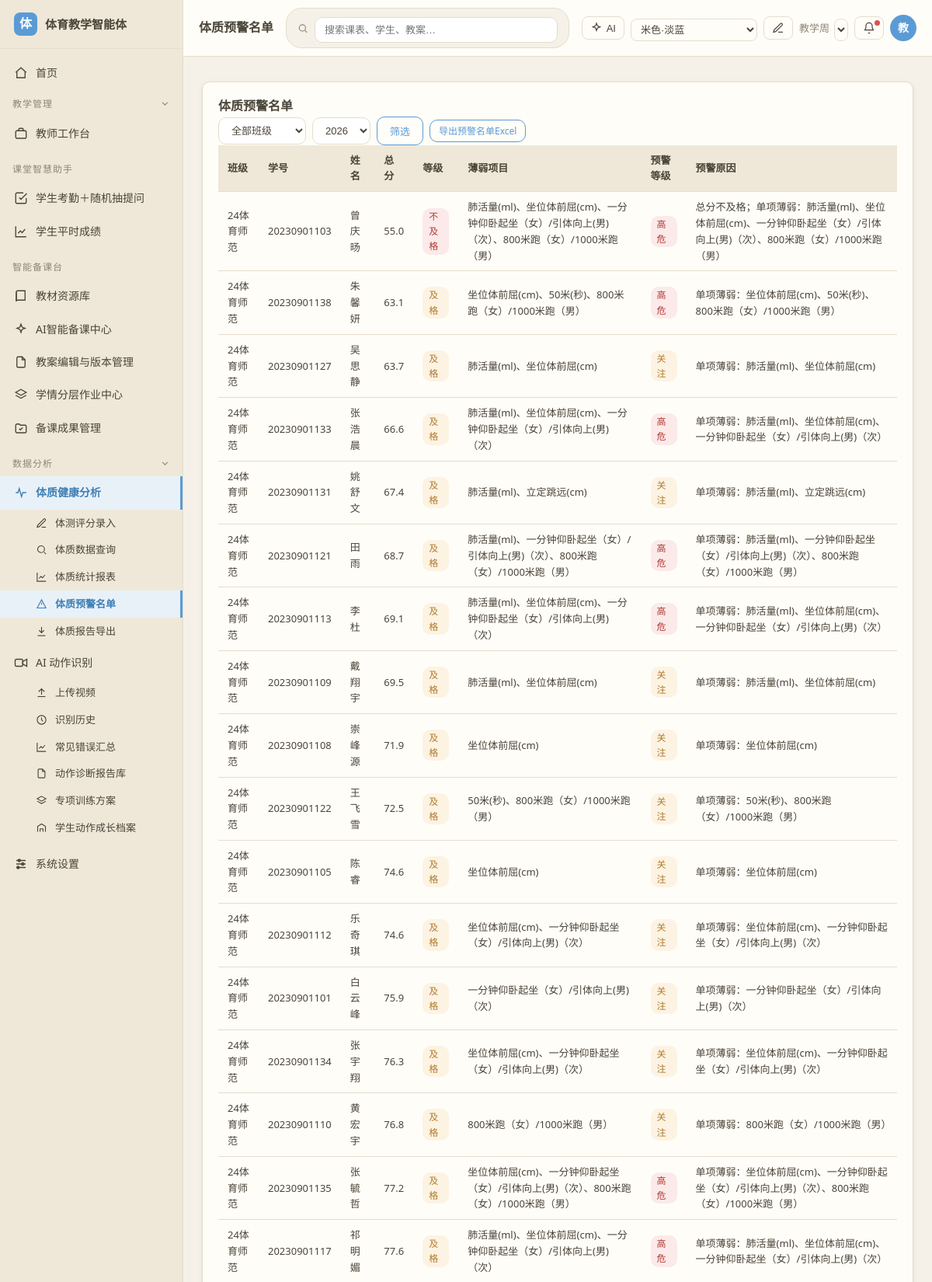
The app's page /fitness/warnings (signed in, upper part) with its own data.
### models.py (models this page shows)
class SchoolClass(db.Model):
    __tablename__ = 'classes'
    id = db.Column(db.Integer, primary_key=True)
    name = db.Column(db.String(120), nullable=False)
    grade = db.Column(db.String(40))
    note = db.Column(db.Text)
    created_at = db.Column(db.DateTime, default=datetime.utcnow)

class Student(db.Model):
    __tablename__ = 'students'
    id = db.Column(db.Integer, primary_key=True)
    student_no = db.Column(db.String(40))
    name = db.Column(db.String(80), nullable=False)
    gender = db.Column(db.String(10))  # 男 / 女
    class_id = db.Column(db.Integer, db.ForeignKey('classes.id'))
    note = db.Column(db.Text)
    created_at = db.Column(db.DateTime, default=datetime.utcnow)

class FitnessRecord(db.Model):
    __tablename__ = 'fitness_records'
    id = db.Column(db.Integer, primary_key=True)
    student_id = db.Column(db.Integer, db.ForeignKey('students.id'))
    year = db.Column(db.String(20))  # 学年
    semester = db.Column(db.String(20))  # 学期（第一学期/第二学期，空=全年）
    height_cm = db.Column(db.Float)
    weight_kg = db.Column(db.Float)
    bmi = db.Column(db.Float)
    vital_capacity = db.Column(db.Float)       # 肺活量 ml
    run_50m = db.Column(db.Float)              # 秒
    sit_and_reach = db.Column(db.Float)        # 坐位体前屈 cm
    standing_long_jump = db.Column(db.Float)   # 立定跳远 cm
    pull_up = db.Column(db.Integer)            # 引体向上（男）
    sit_up = db.Column(db.Integer)             # 仰卧起坐（女）
    run_1000m = db.Column(db.Float)            # 男
    run_800m = db.Column(db.Float)             # 女
    bmi_score = db.Column(db.Float)
    vital_score = db.Column(db.Float)
    run50_score = db.Column(db.Float)
    sitreach_score = db.Column(db.Float)
    jump_score = db.Column(db.Float)
    strength_score = db.Column(db.Float)
    endurance_score = db.Column(db.Float)
    extra_score = db.Column(db.Float)
    total_score = db.Column(db.Float)
    grade = db.Column(db.String(20))  # 优秀/良好/及格/不及格
    created_at = db.Column(db.DateTime, default=datetime.utcnow)

### routes/modules.py (the view)
@modules_bp.route('/fitness/warnings')
@login_required
def fitness_warnings():
    classes = _all_classes()
    cid = request.args.get('class_id', type=int)
    year = request.args.get('year', '').strip() or _default_year()
    warn = _build_warnings(cid, year)
    return render_template('fitness/warnings.html', active='fitness_warnings',
                           classes=classes, cid=cid, year=year, warn=warn,
                           year_options=_year_options())

### routes/modules.py (called while the page is built)
def _default_year():
    return str(datetime.date.today().year)

def _year_options():
    current = datetime.date.today().year
    return [str(y) for y in range(current, 1999, -1)]

def _all_classes():
    return SchoolClass.query.order_by(SchoolClass.id).all()

def _records_map(cid, year):
    q = FitnessRecord.query.filter(FitnessRecord.student_id.in_(
        db.session.query(Student.id).filter(Student.class_id == cid)))
    if year:
        q = q.filter(FitnessRecord.year == year)
    return {r.student_id: r for r in q.all()}

def _score_of(rec, item):
    key = SCORE_KEY_MAP.get(item)
    return getattr(rec, key, None) if key else None

### security.py (called while the page is built)
def login_required(f):
    @wraps(f)
    def wrapper(*args, **kwargs):
        if 'user_id' not in session:
            return redirect(url_for('auth.login', next=request.path))
        return f(*args, **kwargs)
    return wrapper

def current_user_id():
    return session.get('user_id')

### templates/fitness/warnings.html (shortened to what this page needs)
{% extends 'base.html' %}
{% block page_title %}体质预警名单{% endblock %}
{% block content %}
<div class="card">
  <div class="toolbar">
    <h2 style="margin:0">体质预警名单</h2>
    <form method="get" action="{{ url_for('modules.fitness_warnings') }}" class="form-inline" style="margin:0">
      <select name="class_id" style="width:auto;margin-top:0">
        <option value="">全部班级</option>
      </select>
      <select name="year" style="width:auto;margin-top:0">
        {% for y in year_options %}<option value="{{ y }}" {{ 'selected' if y == year }}>{{ y }}</option>{% endfor %}
      </select>
      <button type="submit" class="btn btn-outline">筛选</button>
      <a class="btn btn-outline btn-sm" href="{{ url_for('modules.fitness_export_excel', class_id=cid, year=year) }}">导出预警名单Excel</a>
    </form>
  </div>
  {% if warn %}
  <table>
    <thead><tr><th>班级</th><th>学号</th><th>姓名</th><th>总分</th><th>等级</th><th>薄弱项目</th><th>预警等级</th><th>预警原因</th></tr></thead>
    <tbody>
      {% for w in warn %}
      <tr>
        <td>{{ w.class.name }}</td>
        <td>{{ w.student.student_no or '—' }}</td>
        <td>{{ w.student.name }}</td>
        <td>{{ w.record.total_score }}</td>
        <td><span class="tag {{ 'danger' if w.record.grade == '不及格' else 'warning' }}">{{ w.record.grade }}</span></td>
        <td>{{ '、'.join(w.weak) if w.weak else '—' }}</td>
        <td><span class="tag {{ 'danger' if w.level == 'high' else 'warning' }}">{{ '高危' if w.level == 'high' else '关注' }}</span></td>
        <td>{{ w.reason }}</td>
      </tr>
      {% endfor %}
    </tbody>
  </table>
  {% else %}
  <p class="muted">当前筛选条件下暂无预警学生。</p>
  {% endif %}
</div>
{% endblock %}

### static/css/style.css (style rules this page uses)
:root { --bg: #f5f1e8; --sidebar: #efe8d9; --card: #fffdf8; --border: #e5ddcc; --text: #4a4438; --text-muted: #8d8574; --primary: #5b9bd5; --primary-hover: #4a8bc4; --primary-bg: #e8f1f8; --link: #3f7fb5; --success: #6aa84f; --warning: #e6a23c; --danger: #d9534f; --topbar-bg: #fffdf8; --radius: 10px; --shadow: 0 1px 3px rgba(74, 68, 56, .07), 0 2px 8px rgba(74, 68, 56, .05); }
* { box-sizing: border-box; }
html, body { height: 100%; }
body { margin: 0; background: var(--bg); color: var(--text); font-family: "Microsoft YaHei", "PingFang SC", "Segoe UI", sans-serif; font-size: 14px; line-height: 1.6; }
a { color: var(--link); text-decoration: none; }
h1, h2, h3 { margin: 0 0 .5em; font-weight: 600; color: var(--text); }
h2 { font-size: 16px; }
.card { background: var(--card); border: 1px solid var(--border); border-radius: var(--radius); box-shadow: var(--shadow); padding: 18px 20px; margin-bottom: 16px; }
.btn { display: inline-block; padding: 8px 16px; border: 1px solid transparent; border-radius: var(--radius); font-size: 13px; cursor: pointer; background: var(--card); color: var(--text); }
.btn-outline { border-color: var(--primary); color: var(--primary); background: transparent; }
.btn-sm { padding: 4px 11px; font-size: 12px; }
input[type=text], input[type=password], input[type=number], input[type=date], input[type=time], input[type=datetime-local], select, textarea { display: block; width: 100%; margin-top: 5px; padding: 8px 12px; border: 1px solid var(--border); border-radius: var(--radius); background: #fff; color: var(--text); font-size: 13px; }
.form-inline { display: flex; gap: 8px; align-items: center; flex-wrap: wrap; }
table { width: 100%; border-collapse: collapse; background: var(--card); }
th, td { padding: 9px 12px; text-align: left; border-bottom: 1px solid var(--border); font-size: 13px; }
th { background: var(--sidebar); font-weight: 600; }
.tag { display: inline-block; padding: 1px 8px; border-radius: 10px; font-size: 12px; }
.tag.warning { background: #fdf3e3; color: #b07a2a; }
.tag.danger { background: #fbeae9; color: #b03a34; }

### records on screen
SchoolClass: class.name "24体育师范" "24体育师范" "24体育师范" "24体育师范" "24体育师范" "24体育师范" "24体育师范" "24体育师范" "24体育师范" "24体育师范" "24体育师范" "24体育师范" "24体育师范" "24体育师范" "24体育师范" "24体育师范" "24体育师范"
Student: student "20230901103", student.name "曾庆旸"
FitnessRecord: record.total_score "55.0", record.grade "不及格"
Student: student "20230901138", student.name "朱馨妍"
FitnessRecord: record.total_score "63.1", record.grade "及格"
Student: student "20230901127", student.name "吴思静"
FitnessRecord: record.total_score "63.7", record.grade "及格"
Student: student "20230901133", student.name "张浩晨"
FitnessRecord: record.total_score "66.6", record.grade "及格"
Student: student "20230901131", student.name "姚舒文"
FitnessRecord: record.total_score "67.4", record.grade "及格"
Student: student "20230901121", student.name "田雨"
FitnessRecord: record.total_score "68.7", record.grade "及格"
Student: student "20230901113", student.name "李杜"
FitnessRecord: record.total_score "69.1", record.grade "及格"
Student: student "20230901109", student.name "戴翔宇"
FitnessRecord: record.total_score "69.5", record.grade "及格"
Student: student "20230901108", student.name "崇峰源"
FitnessRecord: record.total_score "71.9", record.grade "及格"
Student: student "20230901122", student.name "王飞雪"
FitnessRecord: record.total_score "72.5", record.grade "及格"
Student: student "20230901105", student.name "陈睿"
FitnessRecord: record.total_score "74.6", record.grade "及格"
Student: student "20230901112", student.name "乐奇琪"
FitnessRecord: record.total_score "74.6", record.grade "及格"
Student: student "20230901101", student.name "白云峰"
FitnessRecord: record.total_score "75.9", record.grade "及格"
Student: student "20230901134", student.name "张宇翔"
FitnessRecord: record.total_score "76.3", record.grade "及格"
Student: student "20230901110", student.name "黄宏宇"
FitnessRecord: record.total_score "76.8", record.grade "及格"
Student: student "20230901135", student.name "张毓哲"
FitnessRecord: record.total_score "77.2", record.grade "及格"
Student: student "20230901117", student.name "祁明媚"
FitnessRecord: record.total_score "77.6", record.grade "及格"

### other values on screen
{{ user_initial }} "教"
{{ '、'.join(w.weak) if w.weak else '—' }} "肺活量(ml)、坐位体前屈(cm)、一分钟仰卧起坐（女）/引体向上(男)（次）、800米跑（女）/1000米跑（男）" "坐位体前屈(cm)、50米(秒)、800米跑（女）/1000米跑（男）" "肺活量(ml)、坐位体前屈(cm)" "肺活量(ml)、坐位体前屈(cm)、一分钟仰卧起坐（女）/引体向上(男)（次）" "肺活量(ml)、立定跳远(cm)" "肺活量(ml)、一分钟仰卧起坐（女）/引体向上(男)（次）、800米跑（女）/1000米跑（男）" "肺活量(ml)、坐位体前屈(cm)、一分钟仰卧起坐（女）/引体向上(男)（次）" "肺活量(ml)、坐位体前屈(cm)" "坐位体前屈(cm)" "50米(秒)、800米跑（女）/1000米跑（男）" "坐位体前屈(cm)" "坐位体前屈(cm)、一分钟仰卧起坐（女）/引体向上(男)（次）" "一分钟仰卧起坐（女）/引体向上(男)（次）" "坐位体前屈(cm)、一分钟仰卧起坐（女）/引体向上(男)（次）" "800米跑（女）/1000米跑（男）" "坐位体前屈(cm)、一分钟仰卧起坐（女）/引体向上(男)（次）、800米跑（女）/1000米跑（男）" "肺活量(ml)、坐位体前屈(cm)、一分钟仰卧起坐（女）/引体向上(男)（次）"
{{ '高危' if w.level == 'high' else '关注' }} "高危" "高危" "关注" "高危" "关注" "高危" "高危" "关注" "关注" "关注" "关注" "关注" "关注" "关注" "关注" "高危" "高危"
{{ w.reason }} "总分不及格；单项薄弱：肺活量(ml)、坐位体前屈(cm)、一分钟仰卧起坐（女）/引体向上(男)（次）、800米跑（女）/1000米跑（男）" "单项薄弱：坐位体前屈(cm)、50米(秒)、800米跑（女）/1000米跑（男）" "单项薄弱：肺活量(ml)、坐位体前屈(cm)" "单项薄弱：肺活量(ml)、坐位体前屈(cm)、一分钟仰卧起坐（女）/引体向上(男)（次）" "单项薄弱：肺活量(ml)、立定跳远(cm)" "单项薄弱：肺活量(ml)、一分钟仰卧起坐（女）/引体向上(男)（次）、800米跑（女）/1000米跑（男）" "单项薄弱：肺活量(ml)、坐位体前屈(cm)、一分钟仰卧起坐（女）/引体向上(男)（次）" "单项薄弱：肺活量(ml)、坐位体前屈(cm)" "单项薄弱：坐位体前屈(cm)" "单项薄弱：50米(秒)、800米跑（女）/1000米跑（男）" "单项薄弱：坐位体前屈(cm)" "单项薄弱：坐位体前屈(cm)、一分钟仰卧起坐（女）/引体向上(男)（次）" "单项薄弱：一分钟仰卧起坐（女）/引体向上(男)（次）" "单项薄弱：坐位体前屈(cm)、一分钟仰卧起坐（女）/引体向上(男)（次）" "单项薄弱：800米跑（女）/1000米跑（男）" "单项薄弱：坐位体前屈(cm)、一分钟仰卧起坐（女）/引体向上(男)（次）、800米跑（女）/1000米跑（男）" "单项薄弱：肺活量(ml)、坐位体前屈(cm)、一分钟仰卧起坐（女）/引体向上(男)（次）"
form field year "2026"
